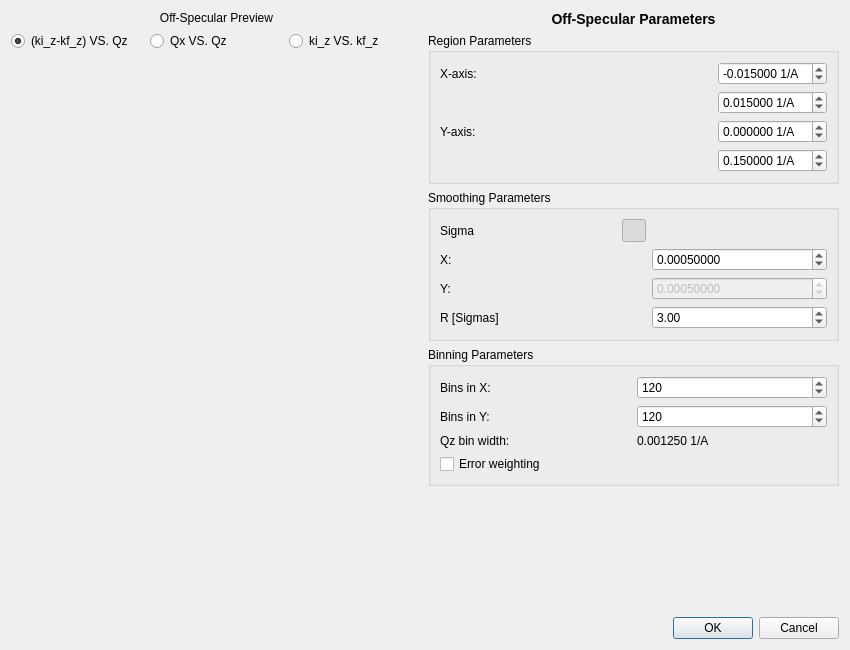
<?xml version="1.0" encoding="UTF-8"?>
<ui version="4.0">
 <class>Dialog</class>
 <widget class="QDialog" name="Dialog">
  <property name="geometry">
   <rect>
    <x>0</x>
    <y>0</y>
    <width>850</width>
    <height>650</height>
   </rect>
  </property>
  <property name="windowTitle">
   <string>QuickNXS - Off-Specular Parameters</string>
  </property>
  <property name="windowIcon">
  <iconset>
    <normaloff>../../icons/logo.png</normaloff>../../icons/logo.png</iconset>
  </property>
  <layout class="QVBoxLayout" name="verticalLayout_main">
   <item>
    <layout class="QHBoxLayout" name="horizontalLayout_main">
     <item>
      <layout class="QVBoxLayout" name="verticalLayout_plot">
       <item>
        <widget class="QLabel" name="label_preview">
         <property name="text">
          <string>Off-Specular Preview</string>
         </property>
         <property name="alignment">
          <set>Qt::AlignCenter</set>
         </property>
        </widget>
       </item>
       <item>
        <layout class="QHBoxLayout" name="horizontalLayout_plot_options">
         <item>
          <widget class="QRadioButton" name="kizmkfzVSqz">
           <property name="text">
            <string>(ki_z-kf_z) VS. Qz</string>
           </property>
           <property name="checked">
            <bool>true</bool>
           </property>
          </widget>
         </item>
         <item>
          <widget class="QRadioButton" name="qxVSqz">
           <property name="text">
            <string>Qx VS. Qz</string>
           </property>
          </widget>
         </item>
         <item>
          <widget class="QRadioButton" name="kizVSkfz">
           <property name="text">
            <string>ki_z VS. kf_z</string>
           </property>
          </widget>
         </item>
        </layout>
       </item>
       <item>
        <widget class="MPLWidget" name="plot" native="true">
         <property name="sizePolicy">
          <sizepolicy hsizetype="Expanding" vsizetype="Expanding">
           <horstretch>0</horstretch>
           <verstretch>0</verstretch>
          </sizepolicy>
         </property>
        </widget>
       </item>
      </layout>
     </item>
     <item>
      <layout class="QVBoxLayout" name="verticalLayout_parameters">
       <item>
        <widget class="QLabel" name="label_parameters_title">
         <property name="text">
          <string>Off-Specular Parameters</string>
         </property>
         <property name="alignment">
          <set>Qt::AlignCenter</set>
         </property>
         <property name="styleSheet">
          <string>font-weight: bold; font-size: 14px;</string>
         </property>
        </widget>
       </item>
       <item>
        <widget class="QGroupBox" name="region_group">
         <property name="title">
          <string>Region Parameters</string>
         </property>
         <layout class="QGridLayout" name="gridLayout_region">
          <item row="0" column="0">
           <widget class="QLabel" name="label_x_axis">
            <property name="text">
             <string>X-axis:</string>
            </property>
           </widget>
          </item>
          <item row="0" column="1">
           <widget class="QDoubleSpinBox" name="offspec_x_min">
            <property name="toolTip">
             <string>Minimum X-value of the region</string>
            </property>
            <property name="suffix">
             <string> 1/A</string>
            </property>
            <property name="decimals">
             <number>6</number>
            </property>
            <property name="minimum">
             <double>-10.000000000000000</double>
            </property>
            <property name="maximum">
             <double>10.000000000000000</double>
            </property>
            <property name="singleStep">
             <double>0.005000000000000</double>
            </property>
            <property name="value">
             <double>-0.015000000000000</double>
            </property>
           </widget>
          </item>
          <item row="1" column="0">
           <spacer name="horizontalSpacer_x">
            <property name="orientation">
             <enum>Qt::Horizontal</enum>
            </property>
            <property name="sizeHint" stdset="0">
             <size>
              <width>40</width>
              <height>20</height>
             </size>
            </property>
           </spacer>
          </item>
          <item row="1" column="1">
           <widget class="QDoubleSpinBox" name="offspec_x_max">
            <property name="toolTip">
             <string>Maximum X-value of the region</string>
            </property>
            <property name="suffix">
             <string> 1/A</string>
            </property>
            <property name="decimals">
             <number>6</number>
            </property>
            <property name="minimum">
             <double>-10.000000000000000</double>
            </property>
            <property name="maximum">
             <double>10.000000000000000</double>
            </property>
            <property name="singleStep">
             <double>0.005000000000000</double>
            </property>
            <property name="value">
             <double>0.015000000000000</double>
            </property>
           </widget>
          </item>
          <item row="2" column="0">
           <widget class="QLabel" name="label_y_axis">
            <property name="text">
             <string>Y-axis:</string>
            </property>
           </widget>
          </item>
          <item row="2" column="1">
           <widget class="QDoubleSpinBox" name="offspec_y_min">
            <property name="toolTip">
             <string>Minimum Y-value of the region</string>
            </property>
            <property name="suffix">
             <string> 1/A</string>
            </property>
            <property name="decimals">
             <number>6</number>
            </property>
            <property name="minimum">
             <double>-1.000000000000000</double>
            </property>
            <property name="maximum">
             <double>10.000000000000000</double>
            </property>
            <property name="singleStep">
             <double>0.010000000000000</double>
            </property>
            <property name="value">
             <double>0.000000000000000</double>
            </property>
           </widget>
          </item>
          <item row="3" column="0">
           <spacer name="horizontalSpacer_y">
            <property name="orientation">
             <enum>Qt::Horizontal</enum>
            </property>
            <property name="sizeHint" stdset="0">
             <size>
              <width>40</width>
              <height>20</height>
             </size>
            </property>
           </spacer>
          </item>
          <item row="3" column="1">
           <widget class="QDoubleSpinBox" name="offspec_y_max">
            <property name="toolTip">
             <string>Maximum Y-value of the region</string>
            </property>
            <property name="suffix">
             <string> 1/A</string>
            </property>
            <property name="decimals">
             <number>6</number>
            </property>
            <property name="minimum">
             <double>-1.000000000000000</double>
            </property>
            <property name="maximum">
             <double>10.000000000000000</double>
            </property>
            <property name="singleStep">
             <double>0.010000000000000</double>
            </property>
            <property name="value">
             <double>0.150000000000000</double>
            </property>
           </widget>
          </item>
         </layout>
        </widget>
       </item>
       <item>
        <widget class="QGroupBox" name="smoothing_group">
         <property name="title">
          <string>Smoothing Parameters</string>
         </property>
         <layout class="QGridLayout" name="gridLayout_smoothing">
          <item row="0" column="0">
           <widget class="QLabel" name="label_sigma">
            <property name="text">
             <string>Sigma</string>
            </property>
           </widget>
          </item>
          <item row="0" column="1">
           <widget class="QToolButton" name="sigmasCoupled">
            <property name="icon">
             <iconset theme="system-lock-screen">
              <normaloff/>
             </iconset>
            </property>
            <property name="checkable">
             <bool>true</bool>
            </property>
            <property name="checked">
             <bool>true</bool>
            </property>
           </widget>
          </item>
          <item row="1" column="0">
           <widget class="QLabel" name="label_sigma_x">
            <property name="text">
             <string>X:</string>
            </property>
           </widget>
          </item>
          <item row="1" column="2">
           <widget class="QDoubleSpinBox" name="sigmaX">
            <property name="decimals">
             <number>8</number>
            </property>
            <property name="minimum">
             <double>0.000000010000000</double>
            </property>
            <property name="maximum">
             <double>1.000000000000000</double>
            </property>
            <property name="singleStep">
             <double>0.000250000000000</double>
            </property>
            <property name="stepType">
             <enum>QAbstractSpinBox::AdaptiveDecimalStepType</enum>
            </property>
            <property name="value">
             <double>0.000500000000000</double>
            </property>
           </widget>
          </item>
          <item row="2" column="0">
           <widget class="QLabel" name="label_sigma_y">
            <property name="text">
             <string>Y:</string>
            </property>
           </widget>
          </item>
          <item row="2" column="2">
           <widget class="QDoubleSpinBox" name="sigmaY">
            <property name="enabled">
             <bool>false</bool>
            </property>
            <property name="decimals">
             <number>8</number>
            </property>
            <property name="minimum">
             <double>0.000000010000000</double>
            </property>
            <property name="maximum">
             <double>1.000000000000000</double>
            </property>
            <property name="singleStep">
             <double>0.000250000000000</double>
            </property>
            <property name="stepType">
             <enum>QAbstractSpinBox::AdaptiveDecimalStepType</enum>
            </property>
            <property name="value">
             <double>0.000500000000000</double>
            </property>
           </widget>
          </item>
          <item row="3" column="0">
           <widget class="QLabel" name="label_r_sigmas">
            <property name="text">
             <string>R [Sigmas]</string>
            </property>
           </widget>
          </item>
          <item row="3" column="2">
           <widget class="QDoubleSpinBox" name="rSigmas">
            <property name="minimum">
             <double>1.000000000000000</double>
            </property>
            <property name="maximum">
             <double>10.000000000000000</double>
            </property>
            <property name="value">
             <double>3.000000000000000</double>
            </property>
           </widget>
          </item>
         </layout>
        </widget>
       </item>
       <item>
        <widget class="QGroupBox" name="binning_group">
         <property name="title">
          <string>Binning Parameters</string>
         </property>
         <layout class="QGridLayout" name="gridLayout_binning">
          <item row="0" column="0">
           <widget class="QLabel" name="label_bins_x">
            <property name="text">
             <string>Bins in X:</string>
            </property>
           </widget>
          </item>
          <item row="0" column="1">
           <widget class="QSpinBox" name="offspec_bins_x">
            <property name="toolTip">
             <string>Enter the number of bins in X</string>
            </property>
            <property name="minimum">
             <number>1</number>
            </property>
            <property name="maximum">
             <number>1000</number>
            </property>
            <property name="singleStep">
             <number>10</number>
            </property>
            <property name="value">
             <number>120</number>
            </property>
           </widget>
          </item>
          <item row="1" column="0">
           <widget class="QLabel" name="label_bins_y">
            <property name="text">
             <string>Bins in Y:</string>
            </property>
           </widget>
          </item>
          <item row="1" column="1">
           <widget class="QSpinBox" name="offspec_bins_y">
            <property name="toolTip">
             <string>Enter the number of bins in Y</string>
            </property>
            <property name="minimum">
             <number>1</number>
            </property>
            <property name="maximum">
             <number>1000</number>
            </property>
            <property name="singleStep">
             <number>10</number>
            </property>
            <property name="value">
             <number>120</number>
            </property>
           </widget>
          </item>
          <item row="2" column="0">
           <widget class="QLabel" name="label_bin_width">
            <property name="text">
             <string>Qz bin width:</string>
            </property>
           </widget>
          </item>
          <item row="2" column="1">
           <widget class="QLabel" name="qz_bin_width_label">
            <property name="text">
             <string>0.001250 1/A</string>
            </property>
           </widget>
          </item>
          <item row="3" column="0" colspan="2">
           <widget class="QCheckBox" name="error_weighting_checkbox">
            <property name="toolTip">
             <string>Check to use an error weighted average when binning the data, otherwise a simple average will be used</string>
            </property>
            <property name="text">
             <string>Error weighting</string>
            </property>
            <property name="checkable">
             <bool>true</bool>
            </property>
            <property name="checked">
             <bool>false</bool>
            </property>
           </widget>
          </item>
         </layout>
        </widget>
       </item>
       <item>
        <spacer name="verticalSpacer">
         <property name="orientation">
          <enum>Qt::Vertical</enum>
         </property>
         <property name="sizeHint" stdset="0">
          <size>
           <width>20</width>
           <height>40</height>
          </size>
         </property>
        </spacer>
       </item>
      </layout>
     </item>
    </layout>
   </item>
   <item>
    <widget class="QDialogButtonBox" name="buttonBox">
     <property name="orientation">
      <enum>Qt::Horizontal</enum>
     </property>
     <property name="standardButtons">
      <set>QDialogButtonBox::Cancel|QDialogButtonBox::Ok</set>
     </property>
    </widget>
   </item>
  </layout>
 </widget>
 <customwidgets>
  <customwidget>
   <class>MPLWidget</class>
   <extends>QWidget</extends>
  <header>quicknxs.views.widgets.mplwidget</header>
   <container>1</container>
  </customwidget>
 </customwidgets>
 <resources>
  <include location="../../icons/icons.qrc"/>
 </resources>
 <connections>
  <connection>
   <sender>buttonBox</sender>
   <signal>accepted()</signal>
   <receiver>Dialog</receiver>
   <slot>accept()</slot>
   <hints>
    <hint type="sourcelabel">
     <x>425</x>
     <y>625</y>
    </hint>
    <hint type="destinationlabel">
     <x>425</x>
     <y>325</y>
    </hint>
   </hints>
  </connection>
  <connection>
   <sender>buttonBox</sender>
   <signal>rejected()</signal>
   <receiver>Dialog</receiver>
   <slot>reject()</slot>
   <hints>
    <hint type="sourcelabel">
     <x>425</x>
     <y>625</y>
    </hint>
    <hint type="destinationlabel">
     <x>425</x>
     <y>325</y>
    </hint>
   </hints>
  </connection>
 </connections>
</ui>
